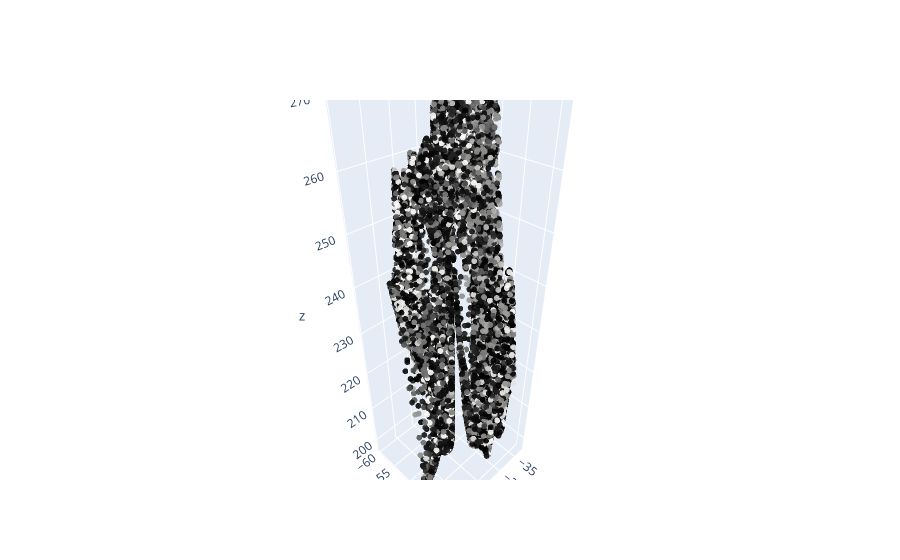

Notebook code for this chart:
### Code cell
x, y, z = points[:,0], points[:,1], points[:,2]
fig = go.Figure(data=[go.Scatter3d(
    x=x, y=y, z=z,
    mode='markers',
    marker=dict(
        size=2,
        color=intensity,       # grayscale brightness
        colorscale='gray',     # grayscale color map
        opacity=0.9
    )
)])
fig.show()

### Figure 1 — Plotly figure (JSON) as saved in the notebook; plotly's stock layout.template omitted (floating-point values rounded to 4 significant figures; data arrays with more than 128 entries replaced by an {"elided": "..."} marker saying what was removed)
{"data": [{"marker": {"color": {"elided": "100000 int values"}, "colorscale": [[0, "rgb(0, 0, 0)"], [0.09091, "rgb(16, 16, 16)"], [0.1818, "rgb(38, 38, 38)"], [0.2727, "rgb(59, 59, 59)"], [0.3636, "rgb(81, 80, 80)"], [0.4545, "rgb(102, 101, 101)"], [0.5455, "rgb(124, 123, 122)"], [0.6364, "rgb(146, 146, 145)"], [0.7273, "rgb(171, 171, 170)"], [0.8182, "rgb(197, 197, 195)"], [0.9091, "rgb(224, 224, 223)"], [1, "rgb(254, 254, 253)"]], "opacity": 0.9, "size": 2}, "mode": "markers", "type": "scatter3d", "x": {"elided": "100000 float values"}, "y": {"elided": "100000 float values"}, "z": {"elided": "100000 float values"}}], "layout": {}}
